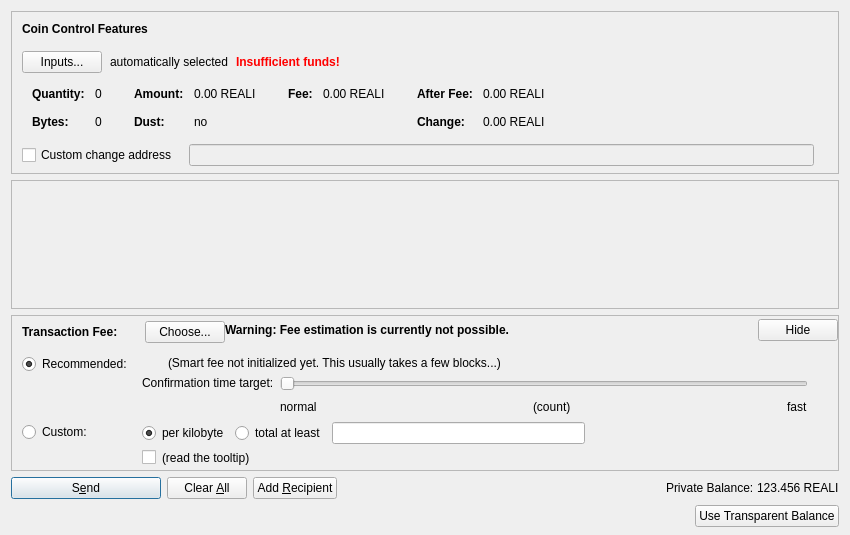
<?xml version="1.0" encoding="UTF-8"?>
<ui version="4.0">
 <class>SendCoinsDialog</class>
 <widget class="QDialog" name="SendCoinsDialog">
  <property name="geometry">
   <rect>
    <x>0</x>
    <y>0</y>
    <width>850</width>
    <height>535</height>
   </rect>
  </property>
  <property name="windowTitle">
   <string>Send Coins</string>
  </property>
  <layout class="QVBoxLayout" name="verticalLayout" stretch="0,1,0,0,0">
   <property name="bottomMargin">
    <number>8</number>
   </property>
   <item>
    <widget class="QFrame" name="frameCoinControl">
     <property name="sizePolicy">
      <sizepolicy hsizetype="Expanding" vsizetype="Expanding">
       <horstretch>0</horstretch>
       <verstretch>0</verstretch>
      </sizepolicy>
     </property>
     <property name="maximumSize">
      <size>
       <width>16777215</width>
       <height>16777215</height>
      </size>
     </property>
     <property name="frameShape">
      <enum>QFrame::StyledPanel</enum>
     </property>
     <property name="frameShadow">
      <enum>QFrame::Sunken</enum>
     </property>
     <layout class="QVBoxLayout" name="verticalLayoutCoinControl2">
      <property name="spacing">
       <number>0</number>
      </property>
      <property name="leftMargin">
       <number>0</number>
      </property>
      <property name="topMargin">
       <number>0</number>
      </property>
      <property name="rightMargin">
       <number>0</number>
      </property>
      <property name="bottomMargin">
       <number>6</number>
      </property>
      <item>
       <layout class="QVBoxLayout" name="verticalLayoutCoinControl" stretch="0,0,0,0,1">
        <property name="spacing">
         <number>0</number>
        </property>
        <property name="leftMargin">
         <number>10</number>
        </property>
        <property name="topMargin">
         <number>10</number>
        </property>
        <item>
         <layout class="QHBoxLayout" name="horizontalLayoutCoinControl1">
          <property name="bottomMargin">
           <number>15</number>
          </property>
          <item>
           <widget class="QLabel" name="labelCoinControlFeatures">
            <property name="sizePolicy">
             <sizepolicy hsizetype="Preferred" vsizetype="Maximum">
              <horstretch>0</horstretch>
              <verstretch>0</verstretch>
             </sizepolicy>
            </property>
            <property name="font">
             <font>
              <weight>75</weight>
              <bold>true</bold>
             </font>
            </property>
            <property name="styleSheet">
             <string notr="true">font-weight:bold;</string>
            </property>
            <property name="text">
             <string>Coin Control Features</string>
            </property>
           </widget>
          </item>
         </layout>
        </item>
        <item>
         <layout class="QHBoxLayout" name="horizontalLayoutCoinControl2" stretch="0,0,0,0">
          <property name="spacing">
           <number>8</number>
          </property>
          <property name="bottomMargin">
           <number>10</number>
          </property>
          <item>
           <widget class="QPushButton" name="pushButtonCoinControl">
            <property name="styleSheet">
             <string notr="true"/>
            </property>
            <property name="text">
             <string>Inputs...</string>
            </property>
            <property name="autoDefault">
             <bool>false</bool>
            </property>
           </widget>
          </item>
          <item>
           <widget class="QLabel" name="labelCoinControlAutomaticallySelected">
            <property name="text">
             <string>automatically selected</string>
            </property>
            <property name="margin">
             <number>5</number>
            </property>
           </widget>
          </item>
          <item>
           <widget class="QLabel" name="labelCoinControlInsuffFunds">
            <property name="font">
             <font>
              <weight>75</weight>
              <bold>true</bold>
             </font>
            </property>
            <property name="styleSheet">
             <string notr="true">color:red;font-weight:bold;</string>
            </property>
            <property name="text">
             <string>Insufficient funds!</string>
            </property>
            <property name="margin">
             <number>5</number>
            </property>
           </widget>
          </item>
          <item>
           <spacer name="horizontalSpacerCoinControl">
            <property name="orientation">
             <enum>Qt::Horizontal</enum>
            </property>
            <property name="sizeHint" stdset="0">
             <size>
              <width>40</width>
              <height>1</height>
             </size>
            </property>
           </spacer>
          </item>
         </layout>
        </item>
        <item>
         <widget class="QWidget" name="widgetCoinControl" native="true">
          <property name="sizePolicy">
           <sizepolicy hsizetype="Preferred" vsizetype="Preferred">
            <horstretch>0</horstretch>
            <verstretch>0</verstretch>
           </sizepolicy>
          </property>
          <property name="minimumSize">
           <size>
            <width>0</width>
            <height>0</height>
           </size>
          </property>
          <property name="styleSheet">
           <string notr="true"/>
          </property>
          <layout class="QHBoxLayout" name="horizontalLayoutCoinControl5">
           <property name="leftMargin">
            <number>0</number>
           </property>
           <property name="topMargin">
            <number>0</number>
           </property>
           <property name="rightMargin">
            <number>0</number>
           </property>
           <property name="bottomMargin">
            <number>0</number>
           </property>
           <item>
            <layout class="QHBoxLayout" name="horizontalLayoutCoinControl3" stretch="0,0,0,1">
             <property name="spacing">
              <number>20</number>
             </property>
             <property name="topMargin">
              <number>0</number>
             </property>
             <property name="bottomMargin">
              <number>10</number>
             </property>
             <item>
              <layout class="QFormLayout" name="formLayoutCoinControl1">
               <property name="horizontalSpacing">
                <number>10</number>
               </property>
               <property name="verticalSpacing">
                <number>14</number>
               </property>
               <property name="leftMargin">
                <number>10</number>
               </property>
               <property name="topMargin">
                <number>4</number>
               </property>
               <property name="rightMargin">
                <number>6</number>
               </property>
               <item row="0" column="0">
                <widget class="QLabel" name="labelCoinControlQuantityText">
                 <property name="font">
                  <font>
                   <weight>75</weight>
                   <bold>true</bold>
                  </font>
                 </property>
                 <property name="text">
                  <string>Quantity:</string>
                 </property>
                 <property name="margin">
                  <number>0</number>
                 </property>
                </widget>
               </item>
               <item row="0" column="1">
                <widget class="QLabel" name="labelCoinControlQuantity">
                 <property name="cursor">
                  <cursorShape>IBeamCursor</cursorShape>
                 </property>
                 <property name="contextMenuPolicy">
                  <enum>Qt::ActionsContextMenu</enum>
                 </property>
                 <property name="text">
                  <string notr="true">0</string>
                 </property>
                 <property name="margin">
                  <number>0</number>
                 </property>
                 <property name="textInteractionFlags">
                  <set>Qt::LinksAccessibleByMouse|Qt::TextSelectableByKeyboard|Qt::TextSelectableByMouse</set>
                 </property>
                </widget>
               </item>
               <item row="1" column="0">
                <widget class="QLabel" name="labelCoinControlBytesText">
                 <property name="font">
                  <font>
                   <weight>75</weight>
                   <bold>true</bold>
                  </font>
                 </property>
                 <property name="text">
                  <string>Bytes:</string>
                 </property>
                </widget>
               </item>
               <item row="1" column="1">
                <widget class="QLabel" name="labelCoinControlBytes">
                 <property name="cursor">
                  <cursorShape>IBeamCursor</cursorShape>
                 </property>
                 <property name="contextMenuPolicy">
                  <enum>Qt::ActionsContextMenu</enum>
                 </property>
                 <property name="text">
                  <string notr="true">0</string>
                 </property>
                 <property name="textInteractionFlags">
                  <set>Qt::LinksAccessibleByMouse|Qt::TextSelectableByKeyboard|Qt::TextSelectableByMouse</set>
                 </property>
                </widget>
               </item>
              </layout>
             </item>
             <item>
              <layout class="QFormLayout" name="formLayoutCoinControl2">
               <property name="horizontalSpacing">
                <number>10</number>
               </property>
               <property name="verticalSpacing">
                <number>14</number>
               </property>
               <property name="leftMargin">
                <number>6</number>
               </property>
               <property name="topMargin">
                <number>4</number>
               </property>
               <property name="rightMargin">
                <number>6</number>
               </property>
               <item row="0" column="0">
                <widget class="QLabel" name="labelCoinControlAmountText">
                 <property name="font">
                  <font>
                   <weight>75</weight>
                   <bold>true</bold>
                  </font>
                 </property>
                 <property name="text">
                  <string>Amount:</string>
                 </property>
                 <property name="margin">
                  <number>0</number>
                 </property>
                </widget>
               </item>
               <item row="0" column="1">
                <widget class="QLabel" name="labelCoinControlAmount">
                 <property name="cursor">
                  <cursorShape>IBeamCursor</cursorShape>
                 </property>
                 <property name="contextMenuPolicy">
                  <enum>Qt::ActionsContextMenu</enum>
                 </property>
                 <property name="text">
                  <string notr="true">0.00 REALI</string>
                 </property>
                 <property name="textInteractionFlags">
                  <set>Qt::LinksAccessibleByMouse|Qt::TextSelectableByKeyboard|Qt::TextSelectableByMouse</set>
                 </property>
                </widget>
               </item>
               <item row="1" column="0">
                <widget class="QLabel" name="labelCoinControlLowOutputText">
                 <property name="font">
                  <font>
                   <weight>75</weight>
                   <bold>true</bold>
                  </font>
                 </property>
                 <property name="text">
                  <string>Dust:</string>
                 </property>
                </widget>
               </item>
               <item row="1" column="1">
                <widget class="QLabel" name="labelCoinControlLowOutput">
                 <property name="cursor">
                  <cursorShape>IBeamCursor</cursorShape>
                 </property>
                 <property name="contextMenuPolicy">
                  <enum>Qt::ActionsContextMenu</enum>
                 </property>
                 <property name="text">
                  <string notr="true">no</string>
                 </property>
                 <property name="textInteractionFlags">
                  <set>Qt::LinksAccessibleByMouse|Qt::TextSelectableByKeyboard|Qt::TextSelectableByMouse</set>
                 </property>
                </widget>
               </item>
              </layout>
             </item>
             <item>
              <layout class="QFormLayout" name="formLayoutCoinControl3">
               <property name="horizontalSpacing">
                <number>10</number>
               </property>
               <property name="verticalSpacing">
                <number>14</number>
               </property>
               <property name="leftMargin">
                <number>6</number>
               </property>
               <property name="topMargin">
                <number>4</number>
               </property>
               <property name="rightMargin">
                <number>6</number>
               </property>
               <item row="0" column="0">
                <widget class="QLabel" name="labelCoinControlFeeText">
                 <property name="font">
                  <font>
                   <weight>75</weight>
                   <bold>true</bold>
                  </font>
                 </property>
                 <property name="text">
                  <string>Fee:</string>
                 </property>
                 <property name="margin">
                  <number>0</number>
                 </property>
                </widget>
               </item>
               <item row="0" column="1">
                <widget class="QLabel" name="labelCoinControlFee">
                 <property name="cursor">
                  <cursorShape>IBeamCursor</cursorShape>
                 </property>
                 <property name="contextMenuPolicy">
                  <enum>Qt::ActionsContextMenu</enum>
                 </property>
                 <property name="text">
                  <string notr="true">0.00 REALI</string>
                 </property>
                 <property name="textInteractionFlags">
                  <set>Qt::LinksAccessibleByMouse|Qt::TextSelectableByKeyboard|Qt::TextSelectableByMouse</set>
                 </property>
                </widget>
               </item>
              </layout>
             </item>
             <item>
              <layout class="QFormLayout" name="formLayoutCoinControl4">
               <property name="horizontalSpacing">
                <number>10</number>
               </property>
               <property name="verticalSpacing">
                <number>14</number>
               </property>
               <property name="leftMargin">
                <number>6</number>
               </property>
               <property name="topMargin">
                <number>4</number>
               </property>
               <property name="rightMargin">
                <number>6</number>
               </property>
               <item row="0" column="0">
                <widget class="QLabel" name="labelCoinControlAfterFeeText">
                 <property name="font">
                  <font>
                   <weight>75</weight>
                   <bold>true</bold>
                  </font>
                 </property>
                 <property name="text">
                  <string>After Fee:</string>
                 </property>
                 <property name="margin">
                  <number>0</number>
                 </property>
                </widget>
               </item>
               <item row="0" column="1">
                <widget class="QLabel" name="labelCoinControlAfterFee">
                 <property name="cursor">
                  <cursorShape>IBeamCursor</cursorShape>
                 </property>
                 <property name="contextMenuPolicy">
                  <enum>Qt::ActionsContextMenu</enum>
                 </property>
                 <property name="text">
                  <string notr="true">0.00 REALI</string>
                 </property>
                 <property name="textInteractionFlags">
                  <set>Qt::LinksAccessibleByMouse|Qt::TextSelectableByKeyboard|Qt::TextSelectableByMouse</set>
                 </property>
                </widget>
               </item>
               <item row="1" column="0">
                <widget class="QLabel" name="labelCoinControlChangeText">
                 <property name="font">
                  <font>
                   <weight>75</weight>
                   <bold>true</bold>
                  </font>
                 </property>
                 <property name="text">
                  <string>Change:</string>
                 </property>
                </widget>
               </item>
               <item row="1" column="1">
                <widget class="QLabel" name="labelCoinControlChange">
                 <property name="cursor">
                  <cursorShape>IBeamCursor</cursorShape>
                 </property>
                 <property name="contextMenuPolicy">
                  <enum>Qt::ActionsContextMenu</enum>
                 </property>
                 <property name="text">
                  <string notr="true">0.00 REALI</string>
                 </property>
                 <property name="textInteractionFlags">
                  <set>Qt::LinksAccessibleByMouse|Qt::TextSelectableByKeyboard|Qt::TextSelectableByMouse</set>
                 </property>
                </widget>
               </item>
              </layout>
             </item>
            </layout>
           </item>
          </layout>
         </widget>
        </item>
        <item>
         <layout class="QHBoxLayout" name="horizontalLayoutCoinControl4" stretch="0,0,0">
          <property name="spacing">
           <number>12</number>
          </property>
          <property name="sizeConstraint">
           <enum>QLayout::SetDefaultConstraint</enum>
          </property>
          <property name="topMargin">
           <number>5</number>
          </property>
          <property name="rightMargin">
           <number>5</number>
          </property>
          <item>
           <widget class="QCheckBox" name="checkBoxCoinControlChange">
            <property name="toolTip">
             <string>If this is activated, but the change address is empty or invalid, change will be sent to a newly generated address.</string>
            </property>
            <property name="text">
             <string>Custom change address</string>
            </property>
           </widget>
          </item>
          <item>
           <widget class="QValidatedLineEdit" name="lineEditCoinControlChange">
            <property name="enabled">
             <bool>false</bool>
            </property>
            <property name="sizePolicy">
             <sizepolicy hsizetype="Expanding" vsizetype="Fixed">
              <horstretch>0</horstretch>
              <verstretch>0</verstretch>
             </sizepolicy>
            </property>
           </widget>
          </item>
          <item>
           <widget class="QLabel" name="labelCoinControlChangeLabel">
            <property name="sizePolicy">
             <sizepolicy hsizetype="Preferred" vsizetype="Expanding">
              <horstretch>0</horstretch>
              <verstretch>0</verstretch>
             </sizepolicy>
            </property>
            <property name="minimumSize">
             <size>
              <width>0</width>
              <height>0</height>
             </size>
            </property>
            <property name="text">
             <string/>
            </property>
            <property name="margin">
             <number>3</number>
            </property>
           </widget>
          </item>
         </layout>
        </item>
        <item>
         <spacer name="verticalSpacerCoinControl">
          <property name="orientation">
           <enum>Qt::Vertical</enum>
          </property>
          <property name="sizeHint" stdset="0">
           <size>
            <width>800</width>
            <height>1</height>
           </size>
          </property>
         </spacer>
        </item>
       </layout>
      </item>
     </layout>
    </widget>
   </item>
   <item>
    <widget class="QScrollArea" name="scrollArea">
     <property name="widgetResizable">
      <bool>true</bool>
     </property>
     <widget class="QWidget" name="scrollAreaWidgetContents">
      <property name="geometry">
       <rect>
        <x>0</x>
        <y>0</y>
        <width>830</width>
        <height>68</height>
       </rect>
      </property>
      <layout class="QVBoxLayout" name="verticalLayout_2" stretch="0,1">
       <property name="leftMargin">
        <number>0</number>
       </property>
       <property name="topMargin">
        <number>0</number>
       </property>
       <property name="rightMargin">
        <number>0</number>
       </property>
       <property name="bottomMargin">
        <number>0</number>
       </property>
       <item>
        <layout class="QVBoxLayout" name="entries">
         <property name="spacing">
          <number>6</number>
         </property>
        </layout>
       </item>
       <item>
        <spacer name="verticalSpacer">
         <property name="orientation">
          <enum>Qt::Vertical</enum>
         </property>
         <property name="sizeHint" stdset="0">
          <size>
           <width>20</width>
           <height>40</height>
          </size>
         </property>
        </spacer>
       </item>
      </layout>
     </widget>
    </widget>
   </item>
   <item>
    <widget class="QFrame" name="frameFee">
     <property name="sizePolicy">
      <sizepolicy hsizetype="Expanding" vsizetype="Expanding">
       <horstretch>0</horstretch>
       <verstretch>0</verstretch>
      </sizepolicy>
     </property>
     <property name="maximumSize">
      <size>
       <width>16777215</width>
       <height>16777215</height>
      </size>
     </property>
     <property name="frameShape">
      <enum>QFrame::StyledPanel</enum>
     </property>
     <property name="frameShadow">
      <enum>QFrame::Sunken</enum>
     </property>
     <layout class="QVBoxLayout" name="verticalLayoutFee1">
      <property name="spacing">
       <number>0</number>
      </property>
      <property name="leftMargin">
       <number>0</number>
      </property>
      <property name="topMargin">
       <number>0</number>
      </property>
      <property name="rightMargin">
       <number>0</number>
      </property>
      <property name="bottomMargin">
       <number>0</number>
      </property>
      <item>
       <layout class="QVBoxLayout" name="verticalLayoutFee2" stretch="0,0,0">
        <property name="spacing">
         <number>0</number>
        </property>
        <property name="leftMargin">
         <number>10</number>
        </property>
        <property name="topMargin">
         <number>0</number>
        </property>
        <item>
         <layout class="QHBoxLayout" name="horizontalLayoutFee1">
          <property name="bottomMargin">
           <number>0</number>
          </property>
          <item>
           <layout class="QVBoxLayout" name="verticalLayoutFee7">
            <property name="spacing">
             <number>0</number>
            </property>
            <item>
             <spacer name="verticalSpacerSmartFee">
              <property name="orientation">
               <enum>Qt::Vertical</enum>
              </property>
              <property name="sizeType">
               <enum>QSizePolicy::Fixed</enum>
              </property>
              <property name="sizeHint" stdset="0">
               <size>
                <width>1</width>
                <height>5</height>
               </size>
              </property>
             </spacer>
            </item>
            <item>
             <layout class="QHBoxLayout" name="horizontalLayoutSmartFee">
              <property name="spacing">
               <number>10</number>
              </property>
              <item>
               <widget class="QLabel" name="labelFeeHeadline">
                <property name="sizePolicy">
                 <sizepolicy hsizetype="Preferred" vsizetype="Maximum">
                  <horstretch>0</horstretch>
                  <verstretch>0</verstretch>
                 </sizepolicy>
                </property>
                <property name="font">
                 <font>
                  <weight>75</weight>
                  <bold>true</bold>
                 </font>
                </property>
                <property name="styleSheet">
                 <string notr="true">font-weight:bold;</string>
                </property>
                <property name="text">
                 <string>Transaction Fee:</string>
                </property>
               </widget>
              </item>
              <item>
               <widget class="QLabel" name="labelFeeMinimized">
                <property name="text">
                 <string/>
                </property>
               </widget>
              </item>
              <item>
               <widget class="QPushButton" name="buttonChooseFee">
                <property name="text">
                 <string>Choose...</string>
                </property>
               </widget>
              </item>
             </layout>
            </item>
            <item>
             <spacer name="verticalSpacer_5">
              <property name="orientation">
               <enum>Qt::Vertical</enum>
              </property>
              <property name="sizeHint" stdset="0">
               <size>
                <width>1</width>
                <height>1</height>
               </size>
              </property>
             </spacer>
            </item>
           </layout>
          </item>
          <item>
           <widget class="QLabel" name="fallbackFeeWarningLabel">
            <property name="font">
             <font>
              <weight>75</weight>
              <bold>true</bold>
             </font>
            </property>
            <property name="toolTip">
             <string>Using the fallbackfee can result in sending a transaction that will take several hours or days (or never) to confirm. Consider choosing your fee manually or wait until your have validated the complete chain.</string>
            </property>
            <property name="text">
             <string>Warning: Fee estimation is currently not possible.</string>
            </property>
            <property name="wordWrap">
             <bool>false</bool>
            </property>
           </widget>
          </item>
          <item>
           <spacer name="horizontalSpacer_4">
            <property name="orientation">
             <enum>Qt::Horizontal</enum>
            </property>
            <property name="sizeType">
             <enum>QSizePolicy::MinimumExpanding</enum>
            </property>
            <property name="sizeHint" stdset="0">
             <size>
              <width>40</width>
              <height>20</height>
             </size>
            </property>
           </spacer>
          </item>
          <item>
           <widget class="QPushButton" name="buttonMinimizeFee">
            <property name="toolTip">
             <string>collapse fee-settings</string>
            </property>
            <property name="text">
             <string>Hide</string>
            </property>
           </widget>
          </item>
         </layout>
        </item>
        <item>
         <widget class="QFrame" name="frameFeeSelection">
          <layout class="QVBoxLayout" name="verticalLayoutFee12">
           <property name="spacing">
            <number>0</number>
           </property>
           <property name="leftMargin">
            <number>0</number>
           </property>
           <property name="topMargin">
            <number>0</number>
           </property>
           <property name="rightMargin">
            <number>0</number>
           </property>
           <property name="bottomMargin">
            <number>0</number>
           </property>
           <item>
            <layout class="QGridLayout" name="gridLayoutFee">
             <property name="topMargin">
              <number>10</number>
             </property>
             <property name="bottomMargin">
              <number>4</number>
             </property>
             <property name="horizontalSpacing">
              <number>10</number>
             </property>
             <property name="verticalSpacing">
              <number>4</number>
             </property>
             <item row="1" column="1">
              <layout class="QVBoxLayout" name="verticalLayoutFee8">
               <property name="spacing">
                <number>6</number>
               </property>
               <item>
                <layout class="QHBoxLayout" name="horizontalLayoutFee13">
                 <item>
                  <widget class="QRadioButton" name="radioCustomPerKilobyte">
                   <property name="toolTip">
                    <string>If the custom fee is set to 1000 satoshis and the transaction is only 250 bytes, then &quot;per kilobyte&quot; only pays 250 satoshis in fee, while &quot;total at least&quot; pays 1000 satoshis. For transactions bigger than a kilobyte both pay by kilobyte.</string>
                   </property>
                   <property name="text">
                    <string>per kilobyte</string>
                   </property>
                   <property name="checked">
                    <bool>true</bool>
                   </property>
                   <attribute name="buttonGroup">
                    <string notr="true">groupCustomFee</string>
                   </attribute>
                  </widget>
                 </item>
                 <item>
                  <widget class="QRadioButton" name="radioCustomAtLeast">
                   <property name="toolTip">
                    <string>If the custom fee is set to 1000 satoshis and the transaction is only 250 bytes, then &quot;per kilobyte&quot; only pays 250 satoshis in fee, while &quot;total at least&quot; pays 1000 satoshis. For transactions bigger than a kilobyte both pay by kilobyte.</string>
                   </property>
                   <property name="text">
                    <string>total at least</string>
                   </property>
                   <attribute name="buttonGroup">
                    <string notr="true">groupCustomFee</string>
                   </attribute>
                  </widget>
                 </item>
                 <item>
                  <widget class="BitcoinAmountField" name="customFee"/>
                 </item>
                 <item>
                  <spacer name="horizontalSpacer_6">
                   <property name="orientation">
                    <enum>Qt::Horizontal</enum>
                   </property>
                   <property name="sizeHint" stdset="0">
                    <size>
                     <width>1</width>
                     <height>1</height>
                    </size>
                   </property>
                  </spacer>
                 </item>
                </layout>
               </item>
               <item>
                <layout class="QHBoxLayout" name="horizontalLayoutFee8">
                 <item>
                  <widget class="QCheckBox" name="checkBoxMinimumFee">
                   <property name="toolTip">
                    <string>Paying only the minimum fee is just fine as long as there is less transaction volume than space in the blocks. But be aware that this can end up in a never confirming transaction once there is more demand for Realichain transactions than the network can process.</string>
                   </property>
                   <property name="text">
                    <string/>
                   </property>
                  </widget>
                 </item>
                 <item>
                  <widget class="QLabel" name="labelMinFeeWarning">
                   <property name="enabled">
                    <bool>true</bool>
                   </property>
                   <property name="toolTip">
                    <string>Paying only the minimum fee is just fine as long as there is less transaction volume than space in the blocks. But be aware that this can end up in a never confirming transaction once there is more demand for Realichain transactions than the network can process.</string>
                   </property>
                   <property name="text">
                    <string>(read the tooltip)</string>
                   </property>
                   <property name="margin">
                    <number>5</number>
                   </property>
                  </widget>
                 </item>
                 <item>
                  <spacer name="horizontalSpacer_2">
                   <property name="orientation">
                    <enum>Qt::Horizontal</enum>
                   </property>
                   <property name="sizeHint" stdset="0">
                    <size>
                     <width>1</width>
                     <height>1</height>
                    </size>
                   </property>
                  </spacer>
                 </item>
                </layout>
               </item>
              </layout>
             </item>
             <item row="0" column="0">
              <layout class="QVBoxLayout" name="verticalLayoutFee4" stretch="0,1">
               <item>
                <widget class="QRadioButton" name="radioSmartFee">
                 <property name="text">
                  <string>Recommended:</string>
                 </property>
                 <property name="checked">
                  <bool>true</bool>
                 </property>
                 <attribute name="buttonGroup">
                  <string notr="true">groupFee</string>
                 </attribute>
                </widget>
               </item>
               <item>
                <spacer name="verticalSpacer_2">
                 <property name="orientation">
                  <enum>Qt::Vertical</enum>
                 </property>
                 <property name="sizeHint" stdset="0">
                  <size>
                   <width>1</width>
                   <height>1</height>
                  </size>
                 </property>
                </spacer>
               </item>
              </layout>
             </item>
             <item row="1" column="0">
              <layout class="QVBoxLayout" name="verticalLayoutFee9" stretch="0,1">
               <item>
                <widget class="QRadioButton" name="radioCustomFee">
                 <property name="text">
                  <string>Custom:</string>
                 </property>
                 <attribute name="buttonGroup">
                  <string notr="true">groupFee</string>
                 </attribute>
                </widget>
               </item>
               <item>
                <spacer name="verticalSpacer_6">
                 <property name="orientation">
                  <enum>Qt::Vertical</enum>
                 </property>
                 <property name="sizeHint" stdset="0">
                  <size>
                   <width>1</width>
                   <height>1</height>
                  </size>
                 </property>
                </spacer>
               </item>
              </layout>
             </item>
             <item row="0" column="1">
              <layout class="QVBoxLayout" name="verticalLayoutFee3" stretch="0,0,1">
               <property name="spacing">
                <number>6</number>
               </property>
               <property name="topMargin">
                <number>2</number>
               </property>
               <item>
                <layout class="QHBoxLayout" name="horizontalLayoutFee12">
                 <item>
                  <widget class="QLabel" name="labelSmartFee">
                   <property name="text">
                    <string/>
                   </property>
                   <property name="margin">
                    <number>2</number>
                   </property>
                  </widget>
                 </item>
                 <item>
                  <widget class="QLabel" name="labelFeeEstimation">
                   <property name="text">
                    <string/>
                   </property>
                  </widget>
                 </item>
                 <item>
                  <widget class="QLabel" name="labelSmartFee2">
                   <property name="text">
                    <string>(Smart fee not initialized yet. This usually takes a few blocks...)</string>
                   </property>
                   <property name="margin">
                    <number>2</number>
                   </property>
                  </widget>
                 </item>
                 <item>
                  <spacer name="horizontalSpacer_5">
                   <property name="orientation">
                    <enum>Qt::Horizontal</enum>
                   </property>
                   <property name="sizeHint" stdset="0">
                    <size>
                     <width>1</width>
                     <height>1</height>
                    </size>
                   </property>
                  </spacer>
                 </item>
                </layout>
               </item>
               <item>
                <layout class="QHBoxLayout" name="horizontalLayoutFee9">
                 <item>
                  <layout class="QVBoxLayout" name="verticalLayoutFee6">
                   <item>
                    <widget class="QLabel" name="labelSmartFee3">
                     <property name="text">
                      <string>Confirmation time target:</string>
                     </property>
                     <property name="margin">
                      <number>2</number>
                     </property>
                    </widget>
                   </item>
                   <item>
                    <spacer name="verticalSpacer_3">
                     <property name="orientation">
                      <enum>Qt::Vertical</enum>
                     </property>
                     <property name="sizeHint" stdset="0">
                      <size>
                       <width>1</width>
                       <height>1</height>
                      </size>
                     </property>
                    </spacer>
                   </item>
                  </layout>
                 </item>
                 <item>
                  <layout class="QVBoxLayout" name="verticalLayoutFee5">
                   <property name="rightMargin">
                    <number>30</number>
                   </property>
                   <item>
                    <widget class="QSlider" name="sliderSmartFee">
                     <property name="minimum">
                      <number>0</number>
                     </property>
                     <property name="maximum">
                      <number>23</number>
                     </property>
                     <property name="pageStep">
                      <number>1</number>
                     </property>
                     <property name="value">
                      <number>0</number>
                     </property>
                     <property name="orientation">
                      <enum>Qt::Horizontal</enum>
                     </property>
                     <property name="invertedAppearance">
                      <bool>false</bool>
                     </property>
                     <property name="invertedControls">
                      <bool>false</bool>
                     </property>
                     <property name="tickPosition">
                      <enum>QSlider::NoTicks</enum>
                     </property>
                    </widget>
                   </item>
                   <item>
                    <layout class="QHBoxLayout" name="horizontalLayoutFee10">
                     <item>
                      <widget class="QLabel" name="labelSmartFeeNormal">
                       <property name="text">
                        <string>normal</string>
                       </property>
                      </widget>
                     </item>
                     <item>
                      <spacer name="horizontalSpacer_7">
                       <property name="orientation">
                        <enum>Qt::Horizontal</enum>
                       </property>
                       <property name="sizeHint" stdset="0">
                        <size>
                         <width>40</width>
                         <height>20</height>
                        </size>
                       </property>
                      </spacer>
                     </item>
                     <item>
                      <widget class="QLabel" name="confirmationTargetLabel">
                       <property name="text">
                        <string notr="true">(count)</string>
                       </property>
                      </widget>
                     </item>
                     <item>
                      <spacer name="horizontalSpacer_3">
                       <property name="orientation">
                        <enum>Qt::Horizontal</enum>
                       </property>
                       <property name="sizeHint" stdset="0">
                        <size>
                         <width>40</width>
                         <height>20</height>
                        </size>
                       </property>
                      </spacer>
                     </item>
                     <item>
                      <widget class="QLabel" name="labelSmartFeeFast">
                       <property name="text">
                        <string>fast</string>
                       </property>
                      </widget>
                     </item>
                    </layout>
                   </item>
                  </layout>
                 </item>
                </layout>
               </item>
               <item>
                <spacer name="verticalSpacer_4">
                 <property name="orientation">
                  <enum>Qt::Vertical</enum>
                 </property>
                 <property name="sizeHint" stdset="0">
                  <size>
                   <width>1</width>
                   <height>1</height>
                  </size>
                 </property>
                </spacer>
               </item>
              </layout>
             </item>
            </layout>
           </item>
          </layout>
         </widget>
        </item>
        <item>
         <spacer name="verticalSpacerFee">
          <property name="orientation">
           <enum>Qt::Vertical</enum>
          </property>
          <property name="sizeHint" stdset="0">
           <size>
            <width>800</width>
            <height>1</height>
           </size>
          </property>
         </spacer>
        </item>
       </layout>
      </item>
     </layout>
    </widget>
   </item>
   <item>
    <layout class="QHBoxLayout" name="horizontalLayout">
     <item>
      <widget class="QPushButton" name="sendButton">
       <property name="minimumSize">
        <size>
         <width>150</width>
         <height>0</height>
        </size>
       </property>
       <property name="toolTip">
        <string>Confirm the send action</string>
       </property>
       <property name="text">
        <string>S&amp;end</string>
       </property>
       <property name="autoDefault">
        <bool>false</bool>
       </property>
       <property name="default">
        <bool>true</bool>
       </property>
      </widget>
     </item>
     <item>
      <widget class="QPushButton" name="clearButton">
       <property name="sizePolicy">
        <sizepolicy hsizetype="Minimum" vsizetype="Fixed">
         <horstretch>0</horstretch>
         <verstretch>0</verstretch>
        </sizepolicy>
       </property>
       <property name="toolTip">
        <string>Clear all fields of the form.</string>
       </property>
       <property name="text">
        <string>Clear &amp;All</string>
       </property>
       <property name="autoDefault">
        <bool>false</bool>
       </property>
      </widget>
     </item>
     <item>
      <widget class="QPushButton" name="addButton">
       <property name="toolTip">
        <string>Send to multiple recipients at once</string>
       </property>
       <property name="text">
        <string>Add &amp;Recipient</string>
       </property>
       <property name="autoDefault">
        <bool>false</bool>
       </property>
      </widget>
     </item>
     <item>
      <spacer name="horizontalSpacer">
       <property name="orientation">
        <enum>Qt::Horizontal</enum>
       </property>
       <property name="sizeHint" stdset="0">
        <size>
         <width>40</width>
         <height>20</height>
        </size>
       </property>
      </spacer>
     </item>
     <item>
      <layout class="QHBoxLayout" name="horizontalLayout_2">
       <property name="spacing">
        <number>3</number>
       </property>
       <item>
        <widget class="QLabel" name="labelBalanceText">
         <property name="sizePolicy">
          <sizepolicy hsizetype="Preferred" vsizetype="Fixed">
           <horstretch>0</horstretch>
           <verstretch>0</verstretch>
          </sizepolicy>
         </property>
         <property name="text">
          <string>Private Balance:</string>
         </property>
        </widget>
       </item>
       <item>
        <widget class="QLabel" name="labelBalance">
         <property name="sizePolicy">
          <sizepolicy hsizetype="Preferred" vsizetype="Fixed">
           <horstretch>0</horstretch>
           <verstretch>0</verstretch>
          </sizepolicy>
         </property>
         <property name="cursor">
          <cursorShape>IBeamCursor</cursorShape>
         </property>
         <property name="text">
          <string notr="true">123.456 REALI</string>
         </property>
         <property name="textInteractionFlags">
          <set>Qt::LinksAccessibleByMouse|Qt::TextSelectableByKeyboard|Qt::TextSelectableByMouse</set>
         </property>
        </widget>
       </item>
      </layout>
     </item>
    </layout>
   </item>
   <item>
    <layout class="QHBoxLayout" name="horizontalLayout_3">
     <property name="sizeConstraint">
      <enum>QLayout::SetDefaultConstraint</enum>
     </property>
     <item>
      <spacer name="horizontalSpacer_8">
       <property name="orientation">
        <enum>Qt::Horizontal</enum>
       </property>
       <property name="sizeHint" stdset="0">
        <size>
         <width>40</width>
         <height>20</height>
        </size>
       </property>
      </spacer>
     </item>
     <item>
      <widget class="QPushButton" name="switchFundButton">
       <property name="sizePolicy">
        <sizepolicy hsizetype="Minimum" vsizetype="Minimum">
         <horstretch>0</horstretch>
         <verstretch>0</verstretch>
        </sizepolicy>
       </property>
       <property name="text">
        <string>Use Transparent Balance</string>
       </property>
      </widget>
     </item>
    </layout>
   </item>
  </layout>
 </widget>
 <customwidgets>
  <customwidget>
   <class>QValidatedLineEdit</class>
   <extends>QLineEdit</extends>
   <header>qvalidatedlineedit.h</header>
  </customwidget>
  <customwidget>
   <class>BitcoinAmountField</class>
   <extends>QLineEdit</extends>
   <header>bitcoinamountfield.h</header>
   <container>1</container>
  </customwidget>
 </customwidgets>
 <resources>
  <include location="../bitcoin.qrc"/>
 </resources>
 <connections/>
 <buttongroups>
  <buttongroup name="groupCustomFee"/>
  <buttongroup name="groupFee"/>
 </buttongroups>
</ui>
